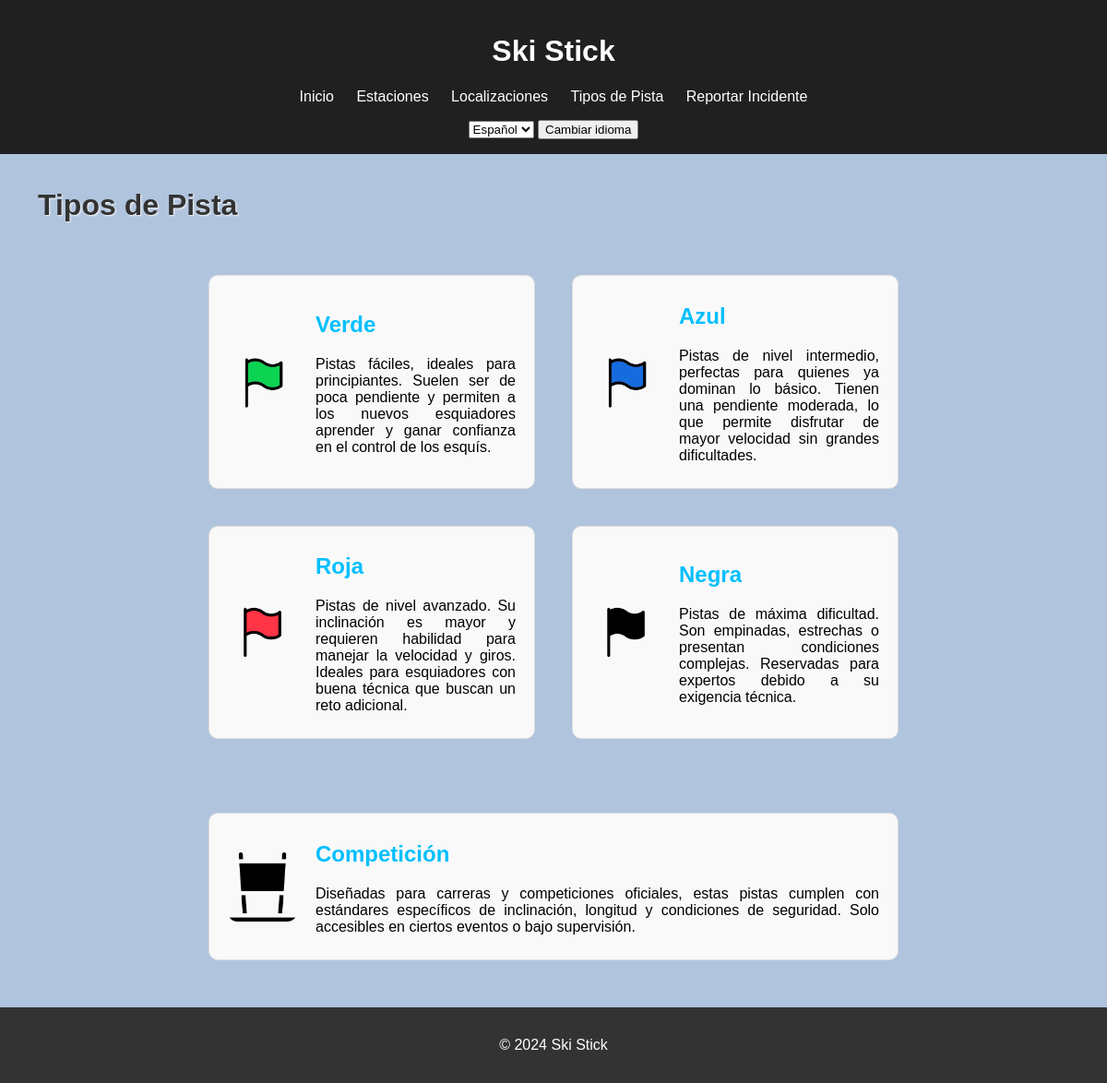
Page /pistas/ on the committed database.
### appSkiStick/models.py (models this page shows, shortened)
class TipoDePista(models.Model):
    TIPO_NIVEL = {
        'verde': _("Principiante"),
        'azul': _("Amateur"),
        'roja': _("Avanzado"),
        'negra': _("Experto"),
        'competición': _("Competitivo"),
    }
    TIPO_CHOICES = [
        ('verde', _("Verde")),
        ('azul', _("Azul")),
        ('roja', _("Roja")),
        ('negra', _("Negra")),
        ('competición', _("Competición")),
    ]
    nombre = models.CharField(
        max_length=20, choices=TIPO_CHOICES, unique=True, verbose_name=_("Nombre")
    )
    nivel = models.CharField(max_length=20, editable=False, verbose_name=_("Nivel"))
    bandera = models.ImageField(
        upload_to='pistas/', blank=True, null=True, verbose_name=_("Bandera de la Pista")
    )
    descripcion_corta = models.TextField(blank=True, null=True, verbose_name=_("Descripción Corta"))
    descripcion_larga = models.TextField(blank=True, null=True, verbose_name=_("Descripción Larga"))

### appSkiStick/views.py (the view)
# urls.py: path('pistas/', PistaListView.as_view(), name='pista_list'),
class PistaListView(ListView):
    model = TipoDePista
    template_name = "pista_list.html"
    context_object_name = "pistas"
    def get_context_data(self, **kwargs):
        context = super().get_context_data(**kwargs)
        context['LANGUAGES'] = settings.LANGUAGES
        context['LANGUAGE_CODE'] = self.request.LANGUAGE_CODE
        return context

### appSkiStick/templates/pista_list.html
{% extends "base.html" %}
{% load i18n %}
{% block content %}
    <h1 class="pistas-lista-titulo">{% trans "Tipos de Pista" %}</h1>
    <div class="pistas-lista-centrar">
        <div class="pistas-lista">
            {% for pista in pistas %}
                <div class="pista-item">
                    {% if pista.bandera %}
                    <img src="{{ pista.bandera.url }}" alt="{{ pista.nombre }}" class="pista-imagen">
                    {% endif %}
                    <div class="pista-info">
                        <h2><a href="{% url 'pista_detail' pista.pk %}">{{ pista.nombre }}</a></h2>
                        {% if pista.descripcion_corta %}
                        <p>{{ pista.descripcion_corta }}</p>
                        {% endif %}
                    </div>
                </div>
            {% endfor %}
        </div>
    </div>
{% endblock %}

### appSkiStick/static/css/styles.css (style rules this page uses)
html, body { height: 100%; margin: 0; padding: 0; overflow-y: auto; }
body { font-family: Arial, sans-serif; margin: 0; padding: 0; background-color: lightsteelblue; }
.pistas-lista-titulo { color: #333; text-shadow: 1px 1px 2px #f9f9f9; margin-left: 25px; }
.pistas-lista-centrar { display: flex; align-items: center; justify-content: center; padding: 25px 200px; }
.pistas-lista { display: grid; grid-template-columns: 1fr 1fr; gap: 20px; width: 100%; }
.pista-item { display: flex; flex-direction: row; align-items: center; border: 1px solid #ddd; border-radius: 10px; background-color: #f9f9f9; padding: 10px 20px; text-align: justify; margin: 10px; }
.pista-item:nth-child(5) { margin-top: 50px; grid-column: span 2; }
.pista-item img { border-radius: 10px; }
.pista-imagen { width: 75px; border-radius: 10px; margin: 0px 20px 0px 0px; }
.pista-info a { color: deepskyblue; text-decoration: none; text-transform: capitalize; }

### rows in the picture
TipoDePista: bandera (picture), nombre "Verde", descripcion_corta "Pistas fáciles, ideales para principiantes. Suelen ser de poca pendiente y permiten a los nuevos esquiadores aprender y ganar confianza en el control de los esquís."
TipoDePista: bandera (picture), nombre "Azul", descripcion_corta "Pistas de nivel intermedio, perfectas para quienes ya dominan lo básico. Tienen una pendiente moderada, lo que permite disfrutar de mayor velocidad sin grandes dificultades."
TipoDePista: bandera (picture), nombre "Roja", descripcion_corta "Pistas de nivel avanzado. Su inclinación es mayor y requieren habilidad para manejar la velocidad y giros. Ideales para esquiadores con buena técnica que buscan un reto adicional."
TipoDePista: bandera (picture), nombre "Negra", descripcion_corta "Pistas de máxima dificultad. Son empinadas, estrechas o presentan condiciones complejas. Reservadas para expertos debido a su exigencia técnica."
TipoDePista: bandera (picture), nombre "Competición", descripcion_corta "Diseñadas para carreras y competiciones oficiales, estas pistas cumplen con estándares específicos de inclinación, longitud y condiciones de seguridad. Solo accesibles en ciertos eventos o bajo supervisión."

### other values in the picture
form field value "Español"
